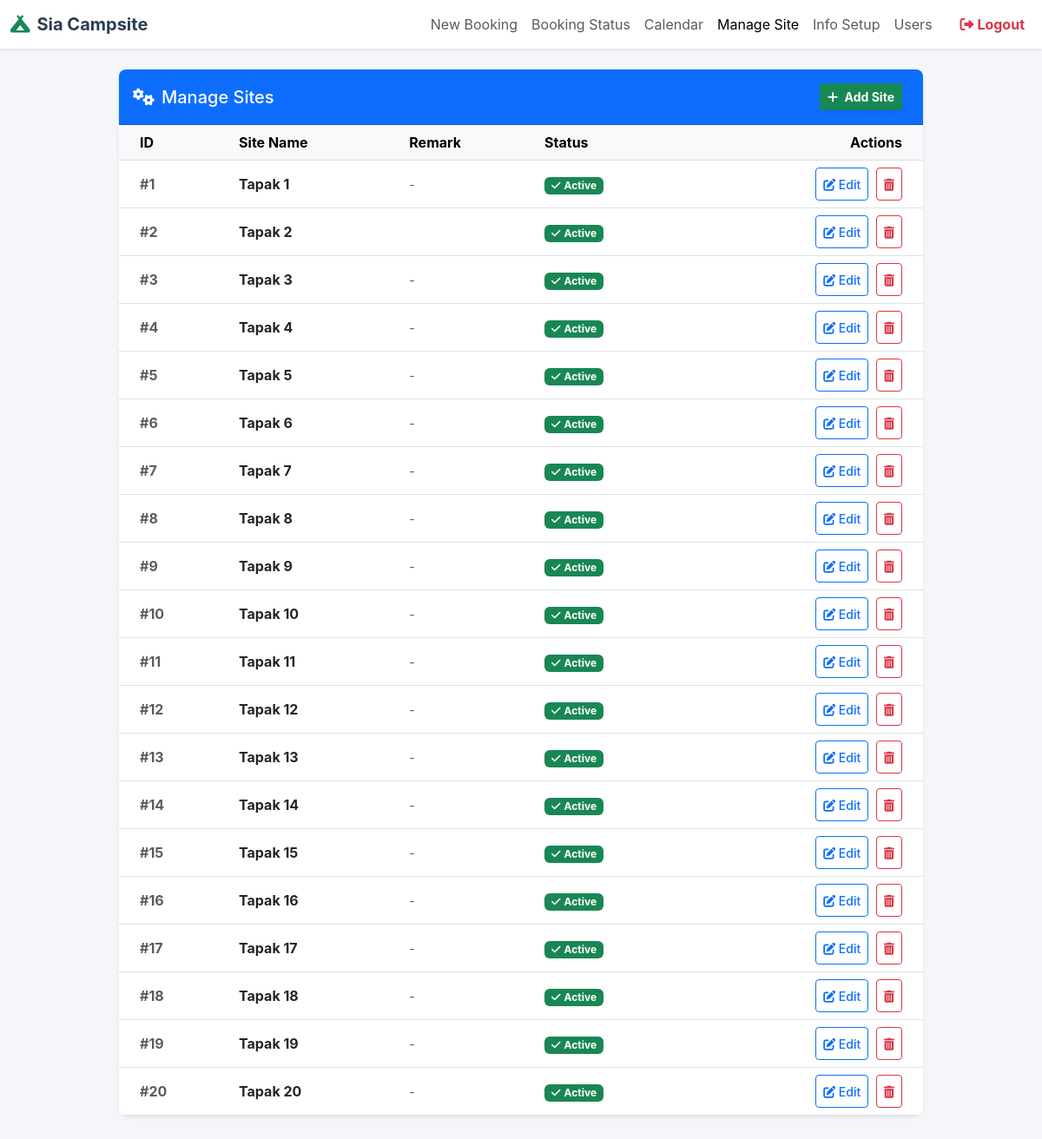
Page /manage_sites.php (signed in) on the committed database.
### tables this page shows
CREATE TABLE `sites` (
  `id` int(11) NOT NULL,
  `tapak_name` varchar(50) NOT NULL,
  `status` enum('active','maintenance') DEFAULT 'active',
  `remark` text DEFAULT NULL
);

### manage_sites.php (the view, shortened to what this page needs)
<?php
require 'db_config.php';
try {
    $stmt = $pdo->query("SELECT * FROM sites ORDER BY id ASC");
    $sites = $stmt->fetchAll();
} catch (PDOException $e) {
    die("Database error: " . $e->getMessage());
}
?>
<!DOCTYPE html>
<html lang="en">
<head>
    <link href="https://cdn.jsdelivr.net/npm/bootstrap@5.3.0/dist/css/bootstrap.min.css" rel="stylesheet">
    <link rel="stylesheet" href="https://cdnjs.cloudflare.com/ajax/libs/font-awesome/6.0.0/css/all.min.css">
</head>
<body>
<nav class="navbar navbar-expand-lg navbar-light bg-white shadow-sm mb-4">
    <div class="container-fluid">
        <a class="navbar-brand" href="index.php"><i class="fas fa-campground text-success me-2"></i>Sia Campsite</a>
        <div class="collapse navbar-collapse" id="navbarNav">
            <ul class="navbar-nav ms-auto">
                <li class="nav-item"><a class="nav-link" href="index.php">New Booking</a></li>
                <li class="nav-item"><a class="nav-link" href="booking_status.php">Booking Status</a></li>
                <li class="nav-item"><a class="nav-link" href="view_status_cal.php">Calendar</a></li>
                <li class="nav-item"><a class="nav-link active" href="manage_sites.php">Manage Site</a></li>
                <li class="nav-item"><a class="nav-link" href="info.php">Info Setup</a></li>
                <li class="nav-item"><a class="nav-link" href="manage_users.php">Users</a></li>
                <li class="nav-item ms-lg-3"><a class="nav-link text-danger fw-bold" href="logout.php"><i class="fas fa-sign-out-alt"></i> Logout</a></li>
            </ul>
        </div>
    </div>
</nav>
<div class="container pb-5">
    <div class="row justify-content-center">
        <div class="col-lg-10">
            <div class="card shadow-sm">
                <div class="card-header bg-primary text-white py-3 rounded-top-3 d-flex justify-content-between align-items-center">
                    <h5 class="mb-0"><i class="fas fa-cogs me-2"></i>Manage Sites</h5>
                    <div>
                        <button class="btn btn-success btn-sm fw-bold shadow-sm me-2" data-bs-toggle="modal" data-bs-target="#modalAddTapak"><i class="fas fa-plus me-1"></i> Add Site</button>
                    </div>
                </div>
                <div class="card-body p-0">
                    <div class="table-responsive">
                        <table class="table table-hover align-middle mb-0">
                            <thead class="table-light">
                                <tr>
                                    <th class="ps-4">ID</th>
                                    <th>Site Name</th>
                                    <th>Remark</th>
                                    <th>Status</th>
                                    <th class="text-end pe-4">Actions</th>
                                </tr>
                            </thead>
                            <tbody>
                                <?php if (empty($sites)): ?>
                                    <tr>
                                        <td colspan="5" class="text-center text-muted py-5">
                                            <i class="fas fa-exclamation-circle fa-2x mb-2 text-warning"></i><br>
                                            No site found.
                                        </td>
                                    </tr>
                                <?php else: ?>
                                    <?php foreach ($sites as $site): ?>
                                    <tr>
                                        <td class="ps-4 fw-bold text-muted">#<?= $site['id'] ?></td>
                                        <td class="fw-bold"><?= htmlspecialchars($site['tapak_name']) ?></td>
                                        <td class="text-muted small remark-cell" title="<?= htmlspecialchars($site['remark'] ?? '') ?>">
                                            <?= htmlspecialchars($site['remark'] ?? '-') ?>
                                        </td>
                                        <td>
                                            <?php if ($site['status'] === 'active'): ?>
                                                <span class="badge bg-success px-2 py-1"><i class="fas fa-check me-1"></i>Active</span>
                                            <?php else: ?>
                                                <span class="badge bg-danger px-2 py-1"><i class="fas fa-wrench me-1"></i>Maintenance</span>
                                            <?php endif; ?>
                                        </td>
                                        <td class="text-end pe-4">
                                            <button class="btn btn-outline-primary btn-sm btn-touch btn-edit"
                                                    data-id="<?= $site['id'] ?>"
                                                    data-name="<?= htmlspecialchars($site['tapak_name']) ?>"
                                                    data-remark="<?= htmlspecialchars($site['remark'] ?? '') ?>"
                                                    data-status="<?= $site['status'] ?>">
                                                <i class="fas fa-edit"></i> Edit
                                            </button>
                                            <button class="btn btn-outline-danger btn-sm btn-touch btn-delete ms-1" data-id="<?= $site['id'] ?>">
                                                <i class="fas fa-trash-alt"></i>
                                            </button>
                                        </td>
                                    </tr>
                                    <?php endforeach; ?>
                                <?php endif; ?>
                            </tbody>
                        </table>
                    </div>
                </div>
            </div>
        </div>
    </div>
</div>
</body>
</html>

### manage_sites.php (style rules this page uses)
body { background-color: #f4f6f9; font-family: 'Inter', 'Segoe UI', sans-serif; }
.navbar-brand { font-weight: bold; color: #2c3e50 !important; }
.card { border-radius: 12px; border: none; }
.btn-touch { min-height: 38px; font-weight: 500; }
.table-responsive { border-radius: 8px; }
.remark-cell { max-width: 250px; white-space: nowrap; overflow: hidden; text-overflow: ellipsis; }

### rows in the picture
sites: id "1", tapak_name "Tapak 1", remark "-", status "active" (drawn)
sites: id "2", tapak_name "Tapak 2", status "active" (drawn)
sites: id "3", tapak_name "Tapak 3", remark "-", status "active" (drawn)
sites: id "4", tapak_name "Tapak 4", remark "-", status "active" (drawn)
sites: id "5", tapak_name "Tapak 5", remark "-", status "active" (drawn)
sites: id "6", tapak_name "Tapak 6", remark "-", status "active" (drawn)
sites: id "7", tapak_name "Tapak 7", remark "-", status "active" (drawn)
sites: id "8", tapak_name "Tapak 8", remark "-", status "active" (drawn)
sites: id "9", tapak_name "Tapak 9", remark "-", status "active" (drawn)
sites: id "10", tapak_name "Tapak 10", remark "-", status "active" (drawn)
sites: id "11", tapak_name "Tapak 11", remark "-", status "active" (drawn)
sites: id "12", tapak_name "Tapak 12", remark "-", status "active" (drawn)
sites: id "13", tapak_name "Tapak 13", remark "-", status "active" (drawn)
sites: id "14", tapak_name "Tapak 14", remark "-", status "active" (drawn)
sites: id "15", tapak_name "Tapak 15", remark "-", status "active" (drawn)
sites: id "16", tapak_name "Tapak 16", remark "-", status "active" (drawn)
sites: id "17", tapak_name "Tapak 17", remark "-", status "active" (drawn)
sites: id "18", tapak_name "Tapak 18", remark "-", status "active" (drawn)
sites: id "19", tapak_name "Tapak 19", remark "-", status "active" (drawn)
sites: id "20", tapak_name "Tapak 20", remark "-", status "active" (drawn)
